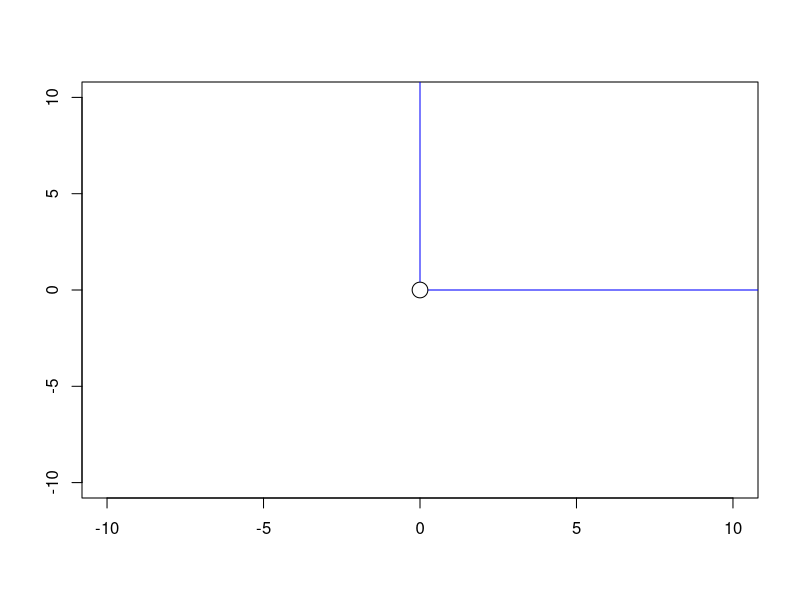
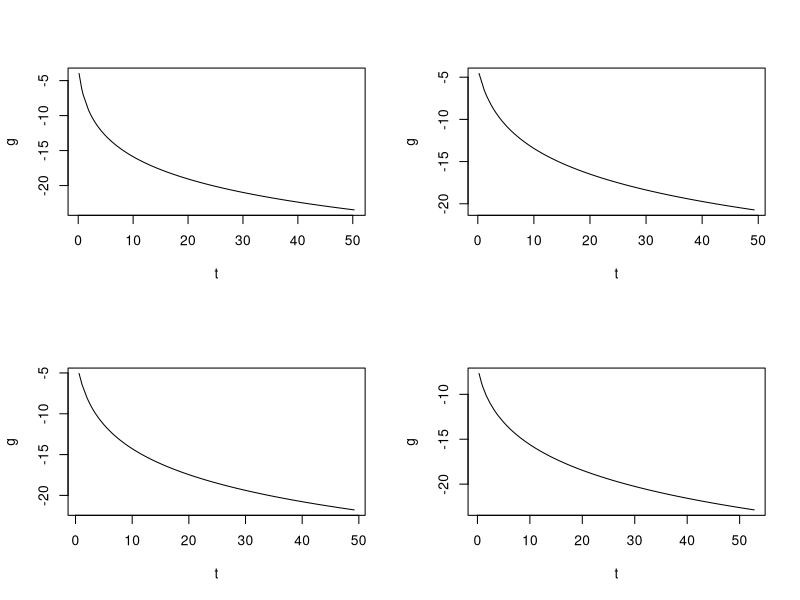

Here is the R script that generated these plots, in order:
## ---- chunk 1
library("plotrix")
plot(NULL, xlab="", ylab="", xlim=c(-10, 10), ylim=c(-10, 10), axes = TRUE)
# abline(v=0, col = "blue")
# abline(h=0, col = "blue")

segments(x0=0, # Value from x (initial)
         x1=100, # Value to x (final)
         y0=0, # Value from y (initial)
         y1=0, # Value to y (final)
         col='blue')

segments(x0=0, # Value from x (initial)
         x1=0, # Value to x (final)
         y0=0, # Value from y (initial)
         y1=100, # Value to y (final)
         col='blue')

draw.circle(0,0,0.25,nv=1000,border=NULL,lty=1,lwd=1, col="white")
## ---- chunk 2
#' @param fx handle to function in question
#' @param rx handle to function that returns a sequence of feasible sequence t and x + tv
#' @param nRow number of row plots
#' @param nCol number of column plots
plot_restrictions <- function(fx, rx, nRow=3, nCol=3) {
  
}
## ---- chunk 3
fx <- function(X) {
  if (nrow(X) != ncol(X)) stop("'X' must be a square matrix")
  detX <- det(X)
  if (detX <= 0) stop("'X' must be positive definite")
  return(-log(det(X)))
}

rx <- function(n = 5, nt = 1e2) {
  ## Create positive definite X
  svdS <- svd(matrix(rnorm(n**2),n,n))
  U <- svdS$u
  X <- U %*% diag(1+rnorm(n)**2) %*% t(U)
  
  ## Create positive definite V
  svdS <- svd(matrix(rnorm(n**2),n,n))
  U <- svdS$u
  V <- U %*% diag(1+rnorm(n)**2) %*% t(U)
  
  ## Create sequence positive increasing sequence t and Z
  Z <- vector(mode="list", length=nt)
  t <- cumsum(runif(nt))
  for (i in 1:nt) {
    Z[[i]] <- X + t[i]*V
  }
  return(list(t=t, Z=Z))
}
## ---- chunk 4
nRow <- nCol <- 2
par(mfrow=c(nRow, nCol))
for (i in 1:(nRow*nCol)) {
  rand_rest <- rx()
  t <- rand_rest$t
  Z <- rand_rest$Z
  nt <- length(t)
  g <- double(nt)
  for (i in 1:nt) {
    g[i] <- fx(Z[[i]])
  }
  plot(t,g,type='l')
}
